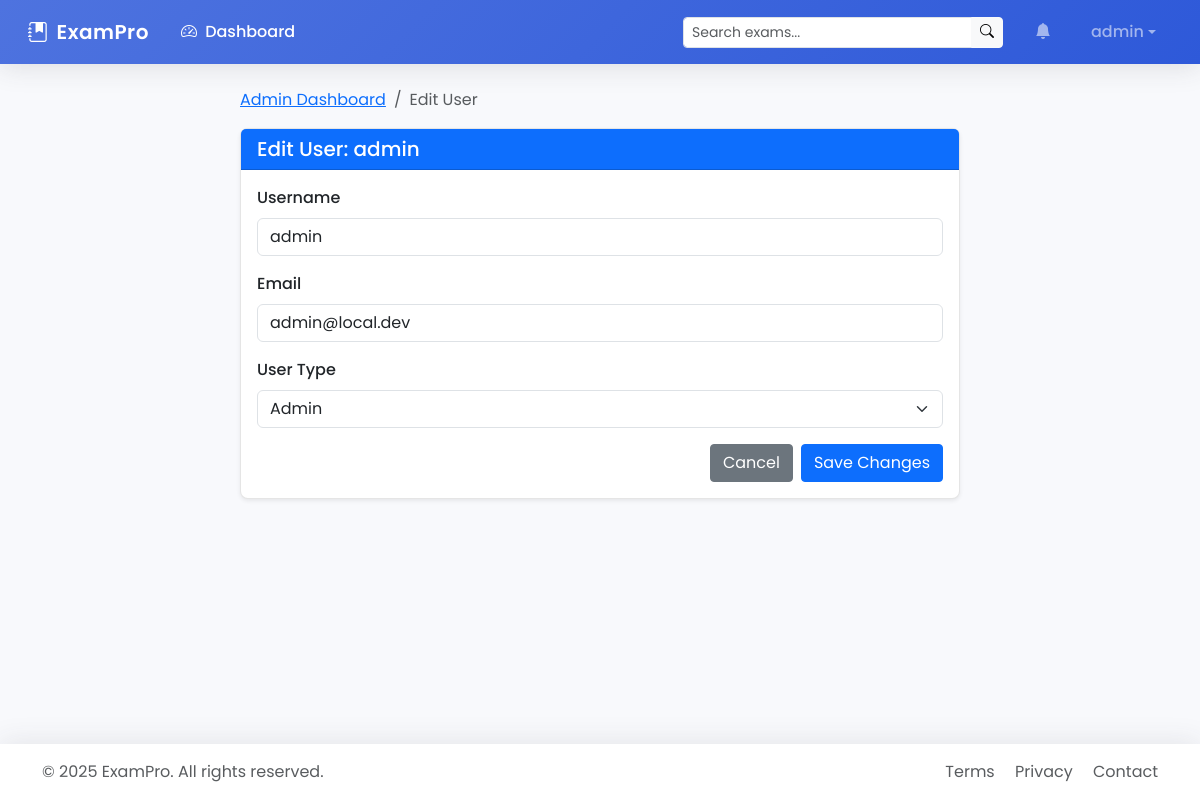
Page /admin/users/1/edit (signed in) on the committed database.
### app/models.py (models this page shows, shortened)
class User(UserMixin, db.Model):
    __tablename__ = 'users'
    id = db.Column(db.Integer, primary_key=True)
    username = db.Column(db.String(64), unique=True, nullable=False, index=True)
    email = db.Column(db.String(120), unique=True, nullable=False, index=True)
    password_hash = db.Column(db.String(255), nullable=False)
    user_type = db.Column(db.String(20), nullable=False)  # admin/teacher/student
    created_at = db.Column(db.DateTime, default=datetime.utcnow)
    created_exams = db.relationship('Exam', foreign_keys='Exam.creator_id',
                                  back_populates='creator', lazy='dynamic', overlaps="exams_created")
    exam_attempts = db.relationship('ExamAttempt', backref='student', lazy='dynamic')
    exam_reviews = db.relationship('ExamReview', foreign_keys='ExamReview.student_id',
                                 backref=db.backref('reviewer', lazy='joined'), lazy='dynamic')
    notifications = db.relationship('Notification', foreign_keys='Notification.user_id',
                                  backref=db.backref('notification_user', lazy='joined'), lazy='dynamic')
    security_logs = db.relationship('SecurityLog', backref='user', lazy='dynamic')
    owned_groups = db.relationship('Group', foreign_keys='Group.teacher_id',
                                 back_populates='teacher', lazy='dynamic', overlaps="owned_classes")
    joined_groups = db.relationship('Group', secondary='group_membership',
                                  back_populates='students', lazy='dynamic', overlaps="enrolled_groups")
    def is_teacher(self):
        return self.user_type == 'teacher'
    def is_super_admin(self):
        return self.user_type == 'admin' and (self.id == 1 or self.username == 'superadmin')

### app/admin_routes.py (the view, shortened to what this page needs)
@admin_bp.route('/users/<int:user_id>/edit', methods=['GET', 'POST'])
@login_required
@admin_required
def edit_user(user_id):
    user = User.query.get_or_404(user_id)
    form = UserEditForm(current_user=current_user, target_user=user, obj=user)
    return render_template('admin/edit_user.html', form=form, user=user)

### app/forms.py
class UserEditForm(FlaskForm):
    username = StringField('Username', validators=[DataRequired(), Length(min=2, max=64)])
    email = StringField('Email', validators=[DataRequired(), Email()])
    user_type = SelectField('User Type', choices=[('student', 'Student'), ('teacher', 'Teacher')], validators=[DataRequired()])
    submit = SubmitField('Save Changes')
    def __init__(self, current_user=None, target_user=None, *args, **kwargs):
        super(UserEditForm, self).__init__(*args, **kwargs)
        if current_user and current_user.is_super_admin():
            self.user_type.choices.append(('admin', 'Admin'))
        elif target_user and target_user.user_type == 'admin':
            self.user_type.choices.append(('admin', 'Admin'))
            self.user_type.render_kw = {'disabled': True}

### app/models.py (called while the page is built)
@login_manager.user_loader
def load_user(user_id):
    return User.query.get(int(user_id))

### templates/admin/edit_user.html (shortened to what this page needs)
{% extends 'base.html' %}
{% block content %}
<div class="container">
    <div class="row">
        <div class="col-md-8 offset-md-2">
            <nav aria-label="breadcrumb">
                <ol class="breadcrumb">
                    <li class="breadcrumb-item"><a href="{{ url_for('main.admin_dashboard') }}">Admin Dashboard</a></li>
                    <li class="breadcrumb-item active">Edit User</li>
                </ol>
            </nav>
            <div class="card shadow-sm">
                <div class="card-header bg-primary text-white">
                    <h5 class="mb-0">Edit User: {{ user.username }}</h5>
                </div>
                <div class="card-body">
                    <form method="POST">
                        <div class="mb-3">
                            {{ form.username.label(class="form-label") }}
                            {{ form.username(class="form-control") }}
                        </div>
                        <div class="mb-3">
                            {{ form.email.label(class="form-label") }}
                            {{ form.email(class="form-control") }}
                        </div>
                        <div class="mb-3">
                            {{ form.user_type.label(class="form-label") }}
                            {{ form.user_type(class="form-select") }}
                        </div>
                        <div class="d-grid gap-2 d-md-flex justify-content-md-end">
                            <a href="{{ url_for('main.admin_dashboard') }}" class="btn btn-secondary">Cancel</a>
                            {{ form.submit(class="btn btn-primary") }}
                        </div>
                    </form>
                </div>
            </div>
        </div>
    </div>
</div>
{% endblock %}

### templates/base.html (shortened to what this page needs)
<!DOCTYPE html>
<html lang="en">
<head>
    <link href="https://cdn.jsdelivr.net/npm/bootstrap@5.3.0/dist/css/bootstrap.min.css" rel="stylesheet">
    <link rel="stylesheet" href="https://cdn.jsdelivr.net/npm/bootstrap-icons@1.11.0/font/bootstrap-icons.css">
    <link rel="stylesheet" href="{{ url_for('static', filename='css/style.css') }}">
</head>
<body>    <nav class="navbar navbar-expand-lg navbar-dark sticky-top">
        <div class="container-fluid">
            <a class="navbar-brand d-flex align-items-center" href="{{ url_for('main.index') }}">
                <i class="bi bi-journal-bookmark-fill me-2"></i>
                <span>ExamPro</span>
            </a>
            <div class="collapse navbar-collapse" id="navbarContent">
                <ul class="navbar-nav me-auto mb-2 mb-lg-0">
                    {% if current_user.is_authenticated %}
                        <li class="nav-item">
                            <a class="nav-link active" href="{{ url_for('main.dashboard') }}">
                                <i class="bi bi-speedometer2 me-1"></i> Dashboard
                            </a>
                        </li>
                    {% endif %}
                </ul>
                {% if current_user.is_authenticated %}
                <div class="search-box me-3">
                    <form class="d-flex" action="{{ url_for('main.search') }}" method="get">
                        <div class="input-group">
                            <input class="form-control form-control-sm" type="search" name="q"
                                   placeholder="Search exams..." aria-label="Search">
                            <button class="btn btn-light btn-sm" type="submit">
                                <i class="bi bi-search"></i>
                            </button>
                        </div>
                    </form>
                </div>
                {% endif %}
                <ul class="navbar-nav">
                    {% if current_user.is_authenticated %}
                    <li class="nav-item dropdown me-2">
                        <a class="nav-link position-relative" href="{{ url_for('main.notifications') }}"
                           role="button" data-bs-toggle="dropdown" aria-expanded="false">
                            <i class="bi bi-bell-fill"></i>
                            {% set unread_count = current_user.notifications.filter_by(is_read=False).count() %}
                        </a>
                    </li>
                    <li class="nav-item dropdown">
                        <a class="nav-link dropdown-toggle d-flex align-items-center" href="#"
                           role="button" data-bs-toggle="dropdown" aria-expanded="false">
                            <span class="d-none d-md-inline">{{ current_user.username }}</span>
                        </a>
                    </li>
                    {% endif %}
                </ul>
            </div>
        </div>
    </nav>    <main class="container my-4">
        {% block content %}{% endblock %}
    </main>
    <footer class="mt-auto">
        <div class="container py-3">
            <div class="row">
                <div class="col-md-6 text-center text-md-start">
                    <p class="mb-0 text-muted">
                        &copy; 2025 ExamPro. All rights reserved.
                    </p>
                </div>
                <div class="col-md-6 text-center text-md-end">
                    <a href="#" class="text-decoration-none text-muted me-3">Terms</a>
                    <a href="#" class="text-decoration-none text-muted me-3">Privacy</a>
                    <a href="#" class="text-decoration-none text-muted">Contact</a>
                </div>
            </div>
        </div>
    </footer>
</body>
</html>

### static/css/style.css (style rules this page uses)
body { min-height: 100vh; display: flex; flex-direction: column; }
footer { margin-top: auto; }
.form-label { font-weight: 500; }
.card { border-radius: 0.5rem; border: 1px solid rgba(0, 0, 0, 0.1); }
.card-header { border-top-left-radius: 0.5rem; border-top-right-radius: 0.5rem; }
.btn { border-radius: 0.25rem; }

### templates/base.html (style rules this page uses)
:root { --primary-color: #4e73df; --secondary-color: #f8f9fc; --accent-color: #2e59d9; --dark-color: #5a5c69; }
body { font-family: 'Poppins', sans-serif; background-color: #f8f9fc; display: flex; flex-direction: column; min-height: 100vh; }
.navbar { box-shadow: 0 0.15rem 1.75rem 0 rgba(58, 59, 69, 0.15); background: linear-gradient(135deg, var(--primary-color) 0%, var(--accent-color) 100%); padding: 0.75rem 1rem; }
.navbar-brand { font-weight: 600; font-size: 1.25rem; letter-spacing: 0.5px; }
.nav-link { font-weight: 500; padding: 0.5rem 1rem !important; transition: all 0.3s; }
.container { flex: 1; }
footer { box-shadow: 0 -0.15rem 1.75rem 0 rgba(58, 59, 69, 0.1); background: white; }
.search-box { max-width: 400px; }

### rows in the picture
User: username "admin", email "admin@local.dev", user_type "Admin"
